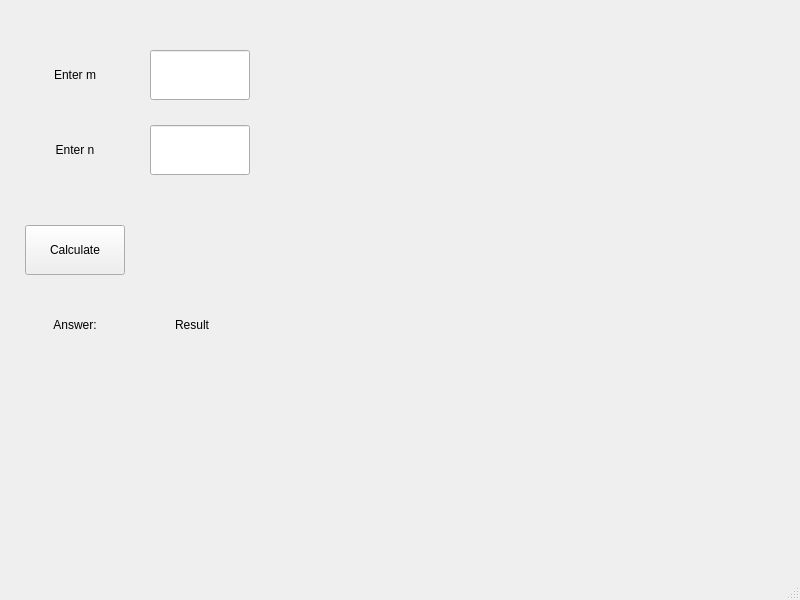
<?xml version="1.0" encoding="UTF-8"?>
<ui version="4.0">
 <class>MainWindow</class>
 <widget class="QMainWindow" name="MainWindow">
  <property name="geometry">
   <rect>
    <x>0</x>
    <y>0</y>
    <width>800</width>
    <height>600</height>
   </rect>
  </property>
  <property name="windowTitle">
   <string>MainWindow</string>
  </property>
  <property name="styleSheet">
   <string notr="true">font: 11pt &quot;Monospace&quot;;</string>
  </property>
  <widget class="QWidget" name="centralwidget">
   <widget class="QLabel" name="label">
    <property name="geometry">
     <rect>
      <x>25</x>
      <y>50</y>
      <width>100</width>
      <height>50</height>
     </rect>
    </property>
    <property name="text">
     <string>Enter m</string>
    </property>
    <property name="alignment">
     <set>Qt::AlignCenter</set>
    </property>
   </widget>
   <widget class="QLabel" name="label_2">
    <property name="geometry">
     <rect>
      <x>25</x>
      <y>125</y>
      <width>100</width>
      <height>50</height>
     </rect>
    </property>
    <property name="text">
     <string>Enter n</string>
    </property>
    <property name="alignment">
     <set>Qt::AlignCenter</set>
    </property>
   </widget>
   <widget class="QLabel" name="label_3">
    <property name="geometry">
     <rect>
      <x>25</x>
      <y>300</y>
      <width>100</width>
      <height>50</height>
     </rect>
    </property>
    <property name="text">
     <string>Answer:</string>
    </property>
    <property name="alignment">
     <set>Qt::AlignCenter</set>
    </property>
   </widget>
   <widget class="QLabel" name="answer">
    <property name="geometry">
     <rect>
      <x>175</x>
      <y>300</y>
      <width>100</width>
      <height>50</height>
     </rect>
    </property>
    <property name="text">
     <string>Result</string>
    </property>
   </widget>
   <widget class="QPushButton" name="calculate">
    <property name="geometry">
     <rect>
      <x>25</x>
      <y>225</y>
      <width>100</width>
      <height>50</height>
     </rect>
    </property>
    <property name="text">
     <string>Calculate</string>
    </property>
   </widget>
   <widget class="QLineEdit" name="enterM">
    <property name="geometry">
     <rect>
      <x>150</x>
      <y>50</y>
      <width>100</width>
      <height>50</height>
     </rect>
    </property>
    <property name="text">
     <string/>
    </property>
   </widget>
   <widget class="QLineEdit" name="enterN">
    <property name="geometry">
     <rect>
      <x>150</x>
      <y>125</y>
      <width>100</width>
      <height>50</height>
     </rect>
    </property>
    <property name="text">
     <string/>
    </property>
   </widget>
  </widget>
  <widget class="QMenuBar" name="menubar">
   <property name="geometry">
    <rect>
     <x>0</x>
     <y>0</y>
     <width>800</width>
     <height>23</height>
    </rect>
   </property>
  </widget>
  <widget class="QStatusBar" name="statusbar"/>
 </widget>
 <resources/>
 <connections/>
</ui>
